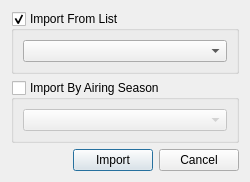
<?xml version="1.0" encoding="UTF-8"?>
<ui version="4.0">
 <class>RuleImportDialog</class>
 <widget class="QDialog" name="RuleImportDialog">
  <property name="geometry">
   <rect>
    <x>0</x>
    <y>0</y>
    <width>250</width>
    <height>180</height>
   </rect>
  </property>
  <property name="windowTitle">
   <string>Dialog</string>
  </property>
  <property name="modal">
   <bool>true</bool>
  </property>
  <layout class="QVBoxLayout" name="verticalLayout" stretch="9,9,1">
   <item>
    <widget class="QGroupBox" name="groupBox">
     <property name="minimumSize">
      <size>
       <width>0</width>
       <height>0</height>
      </size>
     </property>
     <property name="title">
      <string>Import From List</string>
     </property>
     <property name="checkable">
      <bool>true</bool>
     </property>
     <layout class="QVBoxLayout" name="verticalLayout_3">
      <item>
       <widget class="QComboBox" name="lists"/>
      </item>
     </layout>
    </widget>
   </item>
   <item>
    <widget class="QGroupBox" name="groupBox_2">
     <property name="enabled">
      <bool>true</bool>
     </property>
     <property name="title">
      <string>Import By Airing Season</string>
     </property>
     <property name="checkable">
      <bool>true</bool>
     </property>
     <property name="checked">
      <bool>false</bool>
     </property>
     <layout class="QVBoxLayout" name="verticalLayout_2">
      <item>
       <widget class="QComboBox" name="seasons"/>
      </item>
     </layout>
    </widget>
   </item>
   <item>
    <layout class="QHBoxLayout" name="horizontalLayout">
     <item>
      <spacer name="horizontalSpacer">
       <property name="orientation">
        <enum>Qt::Horizontal</enum>
       </property>
       <property name="sizeHint" stdset="0">
        <size>
         <width>40</width>
         <height>20</height>
        </size>
       </property>
      </spacer>
     </item>
     <item>
      <widget class="QPushButton" name="importButton">
       <property name="text">
        <string>Import</string>
       </property>
      </widget>
     </item>
     <item>
      <widget class="QPushButton" name="cancelButton">
       <property name="text">
        <string>Cancel</string>
       </property>
      </widget>
     </item>
    </layout>
   </item>
  </layout>
 </widget>
 <resources/>
 <connections/>
</ui>
